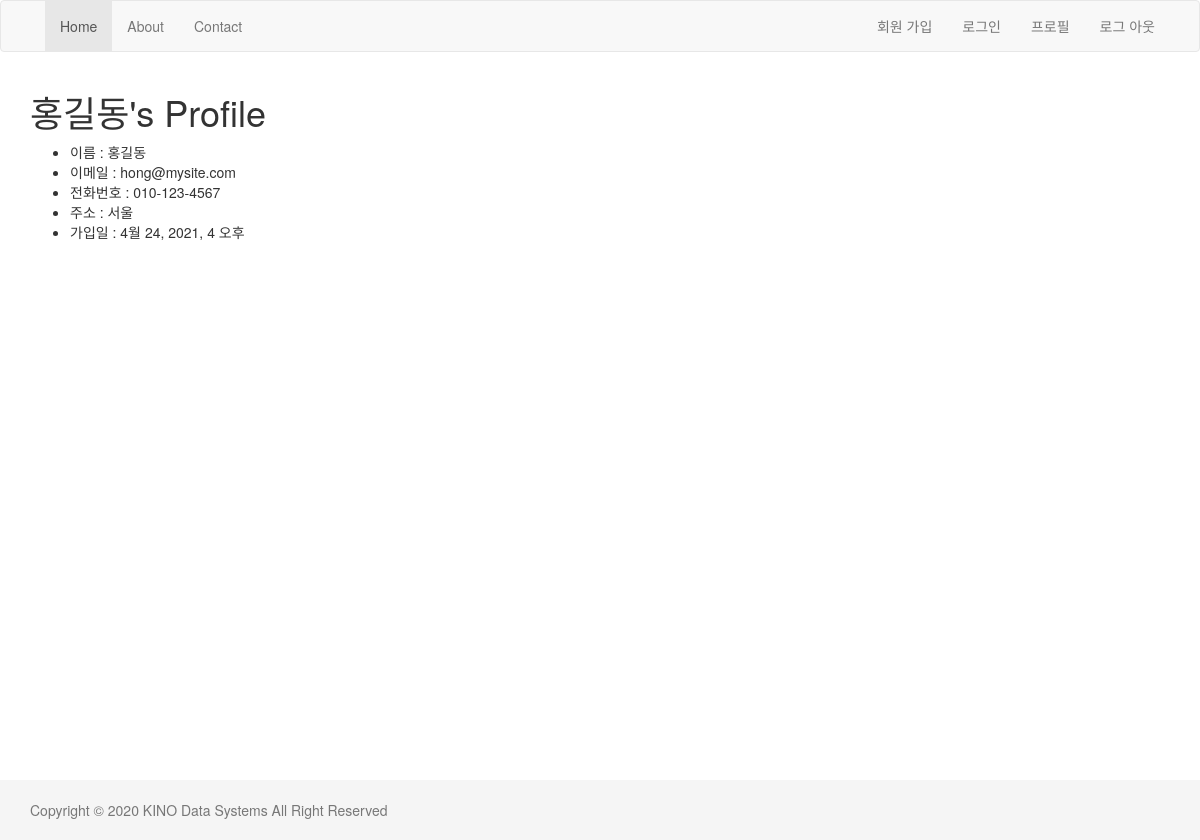
The page /account/profile/ on the database its author committed.
### account/models.py (models this page shows, shortened)
class User(models.Model):
    username = models.CharField('계정',
                                max_length=150,
                                unique=True,
                                help_text='필수. 150자 이하. 문자, 숫자 및 @ /. / + /-/ _ 만 사용',
                                error_messages={
                                    'unique': "존재하는 계정입니다",
                                },
                            )
    password = models.CharField('비밀번호', max_length=128)
    name = models.CharField('이름', max_length=150, blank=True)
    email = models.EmailField('이메일', blank=True)
    is_active = models.BooleanField(default=True, help_text='계정을 삭제하는 대신 선택을 해제함')
    date_joined = models.DateTimeField('가입일자', auto_now_add=True)

class Profile(models.Model):
    user = models.OneToOneField(User, on_delete=models.CASCADE)
    phone_number = models.CharField(max_length=20)
    address = models.CharField(max_length=50)

### account/views.py (the view)
# urls.py: path('profile/', views.profile),
def profile(request):
    user = User.objects.get(id=1)
    return render(request, 'account/profile.html', {'user':user})

### account/templates/account/profile.html (shortened to what this page needs)
{% extends "layout.html" %}
{% block content %}
    <h1> {{user.name}}'s Profile </h1>
    <ul>
        <li> 이름 : {{user.name}}</li>
        <li> 이메일 : {{user.email}}</li>
        <li> 전화번호 : {{user.profile.phone_number}}</li>
        <li> 주소 : {{user.profile.address}}</li>
        <li> 가입일 : {{user.date_joined}}</li>
    </ul>
{% endblock %}

### templates/layout.html (style rules this page uses)
html { position: relative; min-height: 100% }
body { margin-bottom: 60px }

### rows shown on the page
User: name "홍길동", email "hong@mysite.com", profile.phone_number "010-123-4567", profile.address "서울", date_joined "4월 24, 2021, 4 오후"
